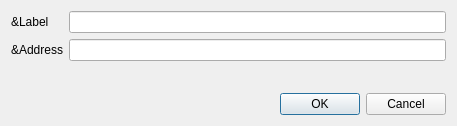
<?xml version="1.0" encoding="UTF-8"?>
<ui version="4.0">
 <class>EditAddressDialog</class>
 <widget class="QDialog" name="EditAddressDialog">
  <property name="geometry">
   <rect>
    <x>0</x>
    <y>0</y>
    <width>457</width>
    <height>126</height>
   </rect>
  </property>
  <property name="windowTitle">
   <string>Edit Address</string>
  </property>
  <layout class="QVBoxLayout" name="verticalLayout">
   <item>
    <layout class="QFormLayout" name="formLayout">
     <property name="fieldGrowthPolicy">
      <enum>QFormLayout::AllNonFixedFieldsGrow</enum>
     </property>
     <item row="0" column="0">
      <widget class="QLabel" name="label">
       <property name="text">
        <string>&amp;Label</string>
       </property>
       <property name="BALLSdy">
        <cstring>labelEdit</cstring>
       </property>
      </widget>
     </item>
     <item row="0" column="1">
      <widget class="QLineEdit" name="labelEdit">
       <property name="toolTip">
        <string>The label associated with this address book entry</string>
       </property>
      </widget>
     </item>
     <item row="1" column="0">
      <widget class="QLabel" name="label_2">
       <property name="text">
        <string>&amp;Address</string>
       </property>
       <property name="BALLSdy">
        <cstring>addressEdit</cstring>
       </property>
      </widget>
     </item>
     <item row="1" column="1">
      <widget class="QLineEdit" name="addressEdit">
       <property name="toolTip">
        <string>The address associated with this address book entry. This can only be modified for sending addresses.</string>
       </property>
      </widget>
     </item>
    </layout>
   </item>
   <item>
    <widget class="QDialogButtonBox" name="buttonBox">
     <property name="orientation">
      <enum>Qt::Horizontal</enum>
     </property>
     <property name="standardButtons">
      <set>QDialogButtonBox::Cancel|QDialogButtonBox::Ok</set>
     </property>
    </widget>
   </item>
  </layout>
 </widget>
 <resources/>
 <connections>
  <connection>
   <sender>buttonBox</sender>
   <signal>accepted()</signal>
   <receiver>EditAddressDialog</receiver>
   <slot>accept()</slot>
   <hints>
    <hint type="sourcelabel">
     <x>248</x>
     <y>254</y>
    </hint>
    <hint type="destinationlabel">
     <x>157</x>
     <y>274</y>
    </hint>
   </hints>
  </connection>
  <connection>
   <sender>buttonBox</sender>
   <signal>rejected()</signal>
   <receiver>EditAddressDialog</receiver>
   <slot>reject()</slot>
   <hints>
    <hint type="sourcelabel">
     <x>316</x>
     <y>260</y>
    </hint>
    <hint type="destinationlabel">
     <x>286</x>
     <y>274</y>
    </hint>
   </hints>
  </connection>
 </connections>
</ui>
